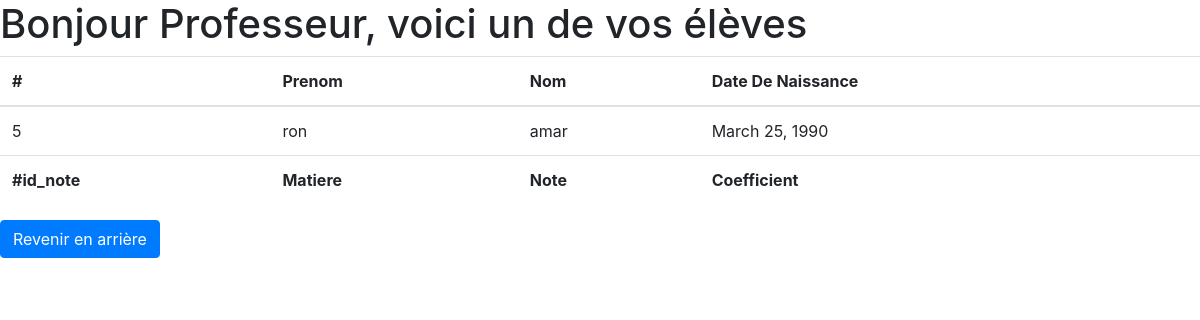
The page /students/student/5/ on the database its author committed.
### student_app/models.py (models this page shows, shortened)
class Student(models.Model):
	first_name = models.CharField(max_length=20)
	last_name = models.CharField(max_length=20)
	birthdate = models.DateField()

### student_app/views.py (the view)
# urls.py: path('student/<int:student_id>/', views.details, name='student'),
def details(request, student_id):
    student = Student.objects.get(id=student_id)
    notes = Note.objects.filter(student=student)
    return render(request, 'students/details.html', context={'student': student, 'notes': notes})

### student_app/templates/students/details.html (shortened to what this page needs)
<!DOCTYPE html>
<html>
<head>
  <link rel="stylesheet" href="https://stackpath.bootstrapcdn.com/bootstrap/4.1.3/css/bootstrap.min.css">
</head>
<body>
  <h1>Bonjour Professeur, voici un de vos élèves</h1>
  <table class="table">
    <thead>
      <tr>
        <th scope=“col”>#</th>
        <th scope=“col”>Prenom</th>
            <th scope=“col”>Nom</th>
            <th scope=“col”> Date De Naissance</th>
      </tr>
    </thead>
    <tbody>
      <tr>
        <td>{{ student.id }}</td>
        <td scope="row">{{ student.last_name }}</td>
        <td>  {{ student.first_name }} </td>
        <td>  {{ student.birthdate }} </td>
      </tr>
      <tr>
              <th scope=“col”>#id_note</th>
              <th scope=“col”>Matiere</th>
              <th scope=“col”>Note</th>
              <th scope=“col”> Coefficient</th>
          </tr>
    </tbody>
  </table>
  <a class="btn btn-primary" href="{% url 'student_app:index' %}">Revenir en arrière</a>
</body>
</html>

### rows shown on the page
Student: id "5", last_name "ron", first_name "amar", birthdate "March 25, 1990"
